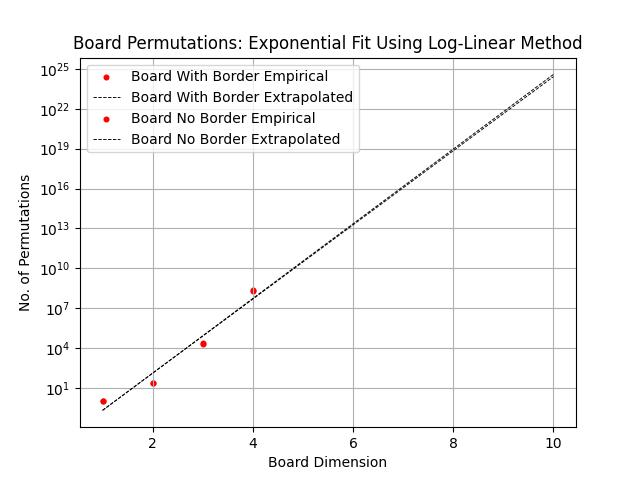

Write Python code to recreate this figure.
import matplotlib.pyplot as plt
import numpy as np

data_with_border = {
    1: 1,  # 1e0
    2: 23,  # 1e1
    3: 20_389,  # 1e4
    4: 207_016_289,  # 1e8
    # 5: 215_000_000_000_000_000,
}

data_no_border = {
    1: 1,  # 1e0
    2: 23,  # 1e1
    3: 22_050,  # 1e4
    4: 283_415_151,  # 1e8
}

data = {
    "Board With Border": data_with_border,
    "Board No Border": data_no_border,
}

for data_set, data in data.items():
    x_data = np.array(list(data.keys()))
    y_data = np.array(list(data.values()))

    log_y = np.log(y_data)

    b_fit, log_a_fit = np.polyfit(x_data, log_y, 1)
    a_fit = np.exp(log_a_fit)

    x_predict = 10
    y_predict = a_fit * np.exp(b_fit * x_predict)
    print(f"Predicted value at x = 10: {y_predict:.2f}")

    x_fit = np.linspace(1, 10, 100)
    y_fit = a_fit * np.exp(b_fit * x_fit)

    plt.scatter(x_data, y_data, label=data_set + " Empirical", color="red", s=11)
    label = f"Fitted: y = {a_fit:.2e} * exp({b_fit:.2f}x)"
    plt.plot(x_fit, y_fit, label=data_set + " Extrapolated", color="black", linestyle="--", linewidth=0.66)

    plt.yscale("log")

plt.xlabel("Board Dimension")
plt.ylabel("No. of Permutations")
plt.title("Board Permutations: Exponential Fit Using Log-Linear Method")
plt.legend()
plt.grid(True)
plt.show()
